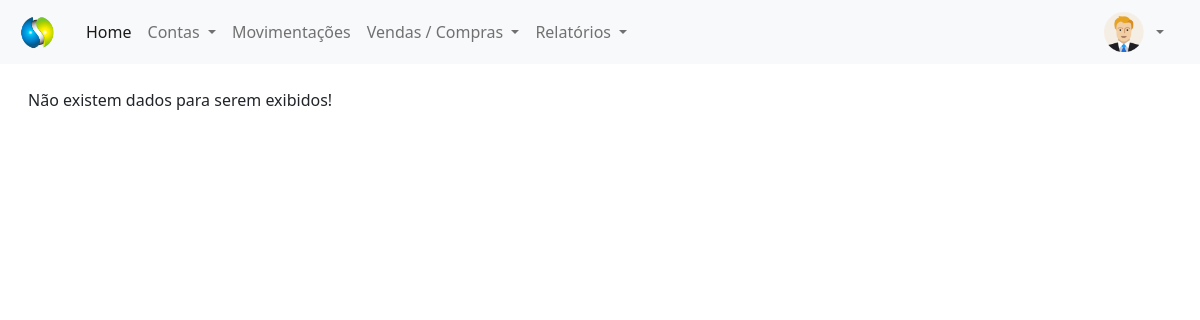
The app's page /painel-tesoureiro/index.php?pagina=contas_pagar_hoje (signed in), older data.
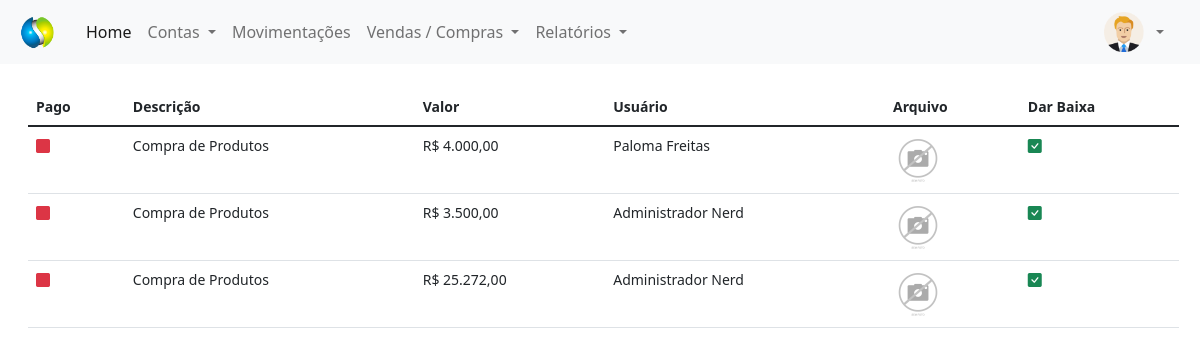
The same page, newer data.
### tables this page shows
CREATE TABLE `contas_pagar` (
  `id` int(11) NOT NULL,
  `descricao` varchar(100) NOT NULL,
  `valor` decimal(8,2) NOT NULL,
  `usuario` int(11) NOT NULL,
  `pago` varchar(5) NOT NULL,
  `data` date NOT NULL,
  `vencimento` date NOT NULL,
  `arquivo` varchar(150) DEFAULT NULL,
  `id_compra` int(11) NOT NULL
);

CREATE TABLE `usuarios` (
  `id` int(11) NOT NULL,
  `nome` varchar(80) NOT NULL,
  `email` varchar(80) NOT NULL,
  `cpf` varchar(15) NOT NULL,
  `senha` varchar(20) NOT NULL,
  `nivel` varchar(20) NOT NULL
);

### painel-tesoureiro/contas_pagar_hoje.php (the view, shortened to what this page needs)
<?php
$pag = 'contas_pagar';
require_once('../conexao.php');
?>
<div class="mt-4" style="margin-right:25px">
    <?php
    $query = $pdo->query("SELECT * from contas_pagar where vencimento = curDate() and pago != 'Sim' order by id asc");
    $res = $query->fetchAll(PDO::FETCH_ASSOC);
    $total_reg = @count($res);
    if ($total_reg > 0) {
    ?>
        <small>
            <table id="usuarios" class="table table-hover my-4" style="width:100%">
                <thead>
                    <tr>
                        <th>Pago</th>
                        <th>Descrição</th>
                        <th>Valor</th>
                        <th>Usuário</th>
                        <th>Arquivo</th>
                        <th>Dar Baixa</th>
                    </tr>
                </thead>
                <tbody>
                    <?php
                    for ($i = 0; $i < $total_reg; $i++) {
                        $id_usu = $res[$i]['usuario'];
                        $query2 = $pdo->query("SELECT * from usuarios where id = '$id_usu'");
                        $res2 = $query2->fetchAll(PDO::FETCH_ASSOC);
                        $nome_usu = $res2[0]['nome'];
                        if ($res[$i]['pago'] == 'Sim') {
                            $classe = 'text-success';
                        } else {
                            $classe = 'text-danger';
                        }
                        $extensao = strchr($res[$i]['arquivo'], '.');
                        if ($extensao == '.pdf') {
                            $arquivo_pasta = 'pdf.png';
                        } else {
                            $arquivo_pasta = $res[$i]['arquivo'];
                        }
                    ?>
                        <tr>
                            <td>
                                <i class="bi bi-square-fill <?php echo $classe; ?>"></i>
                            </td>
                            <td>
                                <?php echo $res[$i]['descricao']; ?>
                            </td>
                            <td>
                                R$ <?php echo number_format($res[$i]['valor'], 2, ',', '.'); ?>
                            </td>
                            <td><?php echo $nome_usu ?></td>
                            <td>
                                <a href="../img/<?php echo $pag ?>/<?php echo $res[$i]['arquivo'] ?>" type="button" title="Ver Arquivo" style="text-decoration: none" target="_blank">
                                    <img src="../img/<?php echo $pag ?>/<?php echo $arquivo_pasta ?>" width="50px">
                                </a>
                            </td>
                            <td>
                                    <a href="index.php?pagina=contas_pagar_hoje&funcao=baixar&id=<?php echo $res[$i]['id']; ?>" title="Baixar Registro">
                                        <i class="bi bi-check-square-fill text-success" style="text-decoration: none"></i>
                                    </a>
                            </td>
                        </tr>
                    <?php }
                    ?>
                </tbody>
            </table>
        </small>
    <?php } else {
        echo "Não existem dados para serem exibidos!";
    } ?>
</div>

Row changes from the older to the newer data that the page shows:
added contas_pagar: descricao "Compra de Produtos", valor "4.000,00", usuarios.nome "Paloma Freitas", arquivo (picture)
added contas_pagar: descricao "Compra de Produtos", valor "3.500,00", usuarios.nome "Administrador Nerd", arquivo (picture)
added contas_pagar: descricao "Compra de Produtos", valor "25.272,00", usuarios.nome "Administrador Nerd", arquivo (picture)
Text that changed along with them:
text no longer shown: "Não existem dados para serem exibidos!"
text now shown: "Pago Descrição Valor Usuário Arquivo Dar Baixa"
